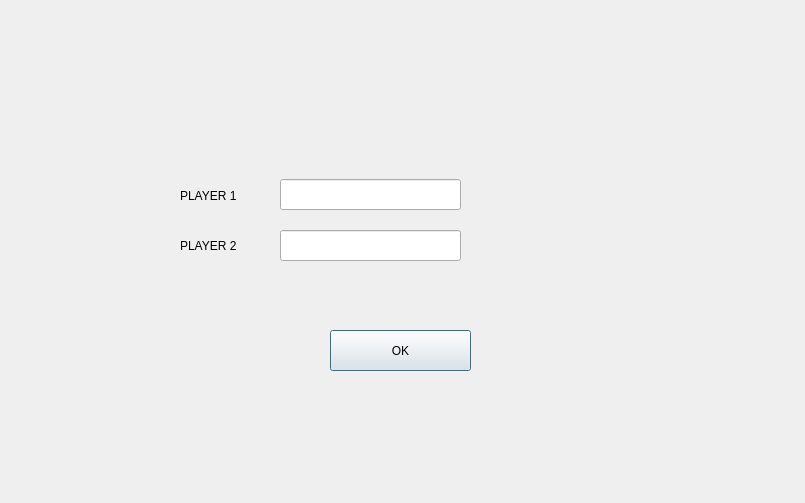
<?xml version="1.0" encoding="UTF-8"?>
<ui version="4.0">
 <class>Players2</class>
 <widget class="QDialog" name="Players2">
  <property name="geometry">
   <rect>
    <x>0</x>
    <y>0</y>
    <width>805</width>
    <height>503</height>
   </rect>
  </property>
  <property name="windowTitle">
   <string>Dialog</string>
  </property>
  <widget class="QLabel" name="label">
   <property name="geometry">
    <rect>
     <x>180</x>
     <y>180</y>
     <width>81</width>
     <height>31</height>
    </rect>
   </property>
   <property name="styleSheet">
    <string notr="true">font: 75 14pt &quot;MS Shell Dlg 2&quot;;</string>
   </property>
   <property name="text">
    <string>PLAYER 1</string>
   </property>
  </widget>
  <widget class="QLabel" name="label_2">
   <property name="geometry">
    <rect>
     <x>180</x>
     <y>230</y>
     <width>81</width>
     <height>31</height>
    </rect>
   </property>
   <property name="styleSheet">
    <string notr="true">font: 75 14pt &quot;MS Shell Dlg 2&quot;;</string>
   </property>
   <property name="text">
    <string>PLAYER 2</string>
   </property>
  </widget>
  <widget class="QLineEdit" name="two_name1">
   <property name="geometry">
    <rect>
     <x>280</x>
     <y>179</y>
     <width>181</width>
     <height>31</height>
    </rect>
   </property>
  </widget>
  <widget class="QLineEdit" name="two_name2">
   <property name="geometry">
    <rect>
     <x>280</x>
     <y>230</y>
     <width>181</width>
     <height>31</height>
    </rect>
   </property>
  </widget>
  <widget class="QPushButton" name="two_OK">
   <property name="geometry">
    <rect>
     <x>330</x>
     <y>330</y>
     <width>141</width>
     <height>41</height>
    </rect>
   </property>
   <property name="text">
    <string>OK</string>
   </property>
  </widget>
 </widget>
 <resources/>
 <connections/>
</ui>
